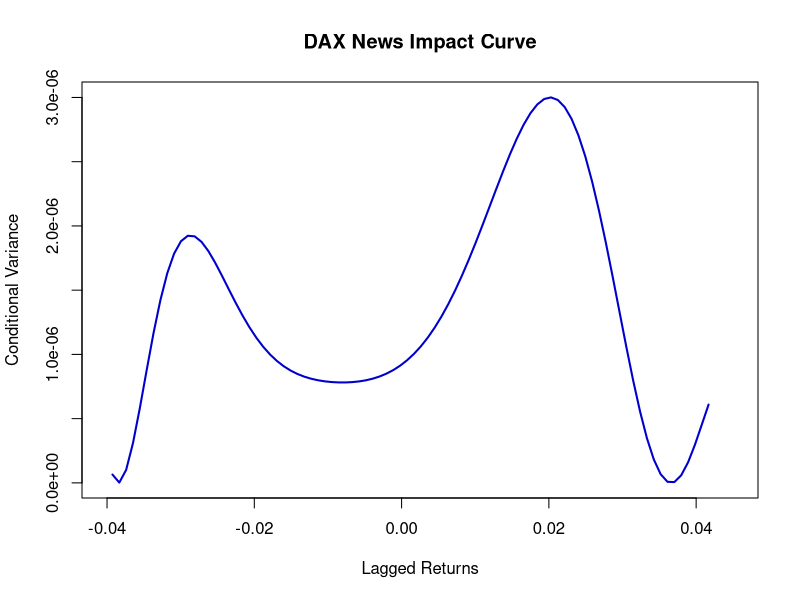

Recreate this plot in R.

# clear variables and close windows
rm(list = ls(all = TRUE))
graphics.off()

sker = function(x, y, h, N, f) {
    # kernel regression smoothing for different kernel functions
    # kernel functions
    kern = function(x, f) {
        x = as.matrix(x)
        if (f == "gau") {
            # gaussian kernel
            y = dnorm(x)
        } else if (f == "qua") {
            # quartic / biweight kernel
            y = 0.9375 * (abs(x) < 1) * (1 - x^2)^2
        } else if (f == "cosi") {
            # cosine kernel
            y = (pi/4) * cos((pi/2) * x) * (abs(x) < 1)
        } else if (f == "tri") {
            # triweight kernel
            y = 35/32 * (abs(x) < 1) * (1 - x^2)^3
        } else if (f == "tria") {
            # triangular kernel
            y = (1 - abs(x)) * (abs(x) < 1)
        } else if (f == "uni") {
            # uniform kernel
            y = 0.5 * (abs(x) < 1)
        } else if (f == "spline") {
            # spline kernel
            y = 0.5 * (exp(-abs(x)/sqrt(2))) * (sin(abs(x)/sqrt(2) + pi/4))
        }
        return(y)
    }
      
    # Default parameters
    if (missing(N)) {
        N = 100
    }
    if (missing(f)) {
        f = "qua"
    }
    r.n = length(x)
    if (missing(h)) {
        stop("There is no enough variation in the data. Regression is meaningless.")
    }
    r.h = h
    r.x = seq(min(x), max(x), length = N)
    r.f = matrix(0, N)
    for (k in 1:N) {
        z = kern((r.x[k] - x)/h, f)
        r.f[k] = sum(z * y)/sum(z)
    }
    return(list(mx = r.x, mh = r.f))
}

# load data
data    = read.table("dax99.dat")
dax99   = data[, 2]  # first line is date, second XetraDAX 1999
lndax99 = log(dax99)
ret     = diff(lndax99)

lagret = ret  # create the vector with lagged returns
ret    = ret[2:length(ret)]
lagret = lagret[1:(length(lagret) - 1)]

h = 0.01  # bandwidth
N = 100  # length of estimation vector
kernel = "gau"  # kernel function: 'gau' - Gaussian, 'qua' - quartic, 'epa' - Epanechnikov, etc...

tmp = sker(lagret, ret, h, N, kernel)
mh  = matrix(0, N, 2)

mh[, 1] = tmp$mx
mh[, 2] = tmp$mh

NewsImpCurve  = matrix(0, N, 2)
NewsImpCurve[, 2] = mh[, 2]^2
NewsImpCurve[, 1] = mh[, 1]
NewsImpCurve1 = matrix(0, N, 2)
l = 1
for (i in 1:nrow(NewsImpCurve)) {
    if (NewsImpCurve[i, 1] < 0.042) {
        NewsImpCurve1[l, ] = NewsImpCurve[i, ]
        l = l + 1
    }
}

NewsImpCurve2 = matrix(0, N, 2)
m = 1
for (i in 1:nrow(NewsImpCurve1)) {
    if (NewsImpCurve1[i, 1] > -0.04) {
        NewsImpCurve2[m, ] = NewsImpCurve1[i, ]
        m = m + 1
    }
}

# plot
NewsImpCurve = NewsImpCurve2[(NewsImpCurve2[, 2] > 0), ]
plot(NewsImpCurve[, 1], NewsImpCurve[, 2], type = "l", col = "blue3", lwd = 2, 
    xlab = "Lagged Returns", ylab = "Conditional Variance", xlim = c(-0.04, 0.045))
title("DAX News Impact Curve")
